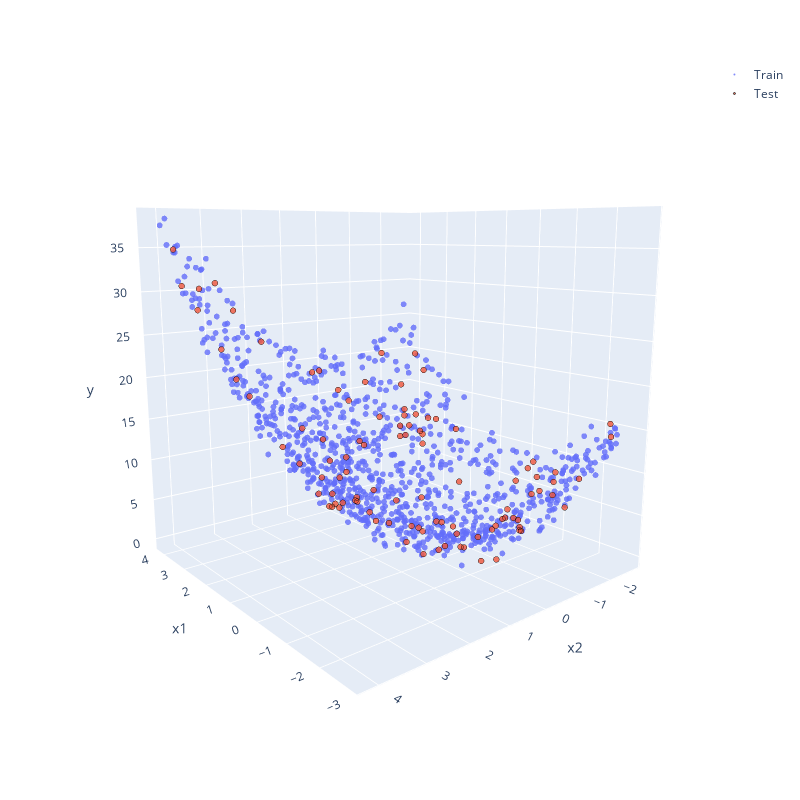

Notebook code for this chart:
### Code cell
import plotly.express as px

fig = px.scatter_3d(x=X_train[:,0], y=X_train[:,1], z=y_train, labels={'x': 'x1', 'y': 'x2', 'z': 'y'}, width=800, height=800)
fig.data[0].update(marker=dict(size=2, opacity=0.8), name='Train', showlegend=True)
fig.add_scatter3d(x=X_test[:,0], y=X_test[:,1], z=y_test, mode='markers', marker=dict(size=2, opacity=0.8, line=dict(width=1, color='black')), name='Test')
fig.show()
